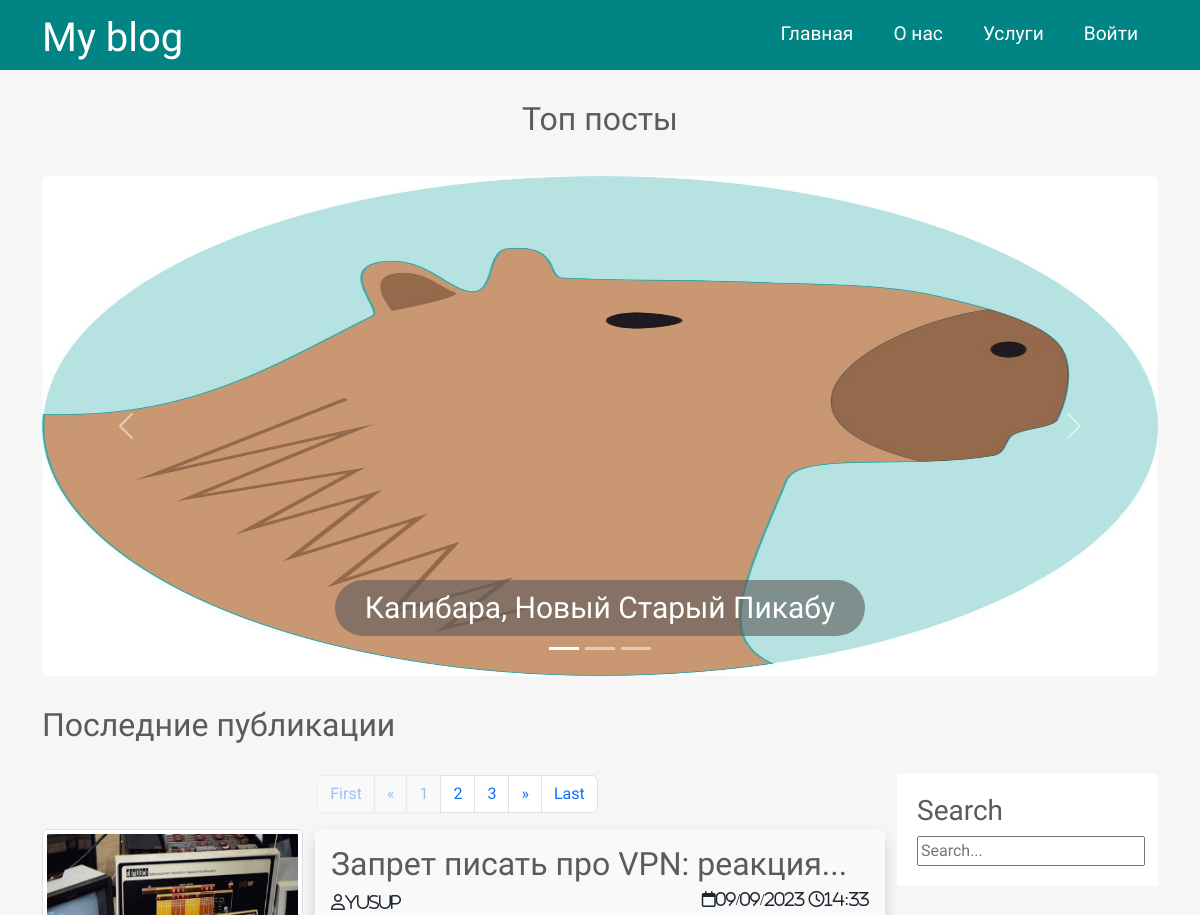
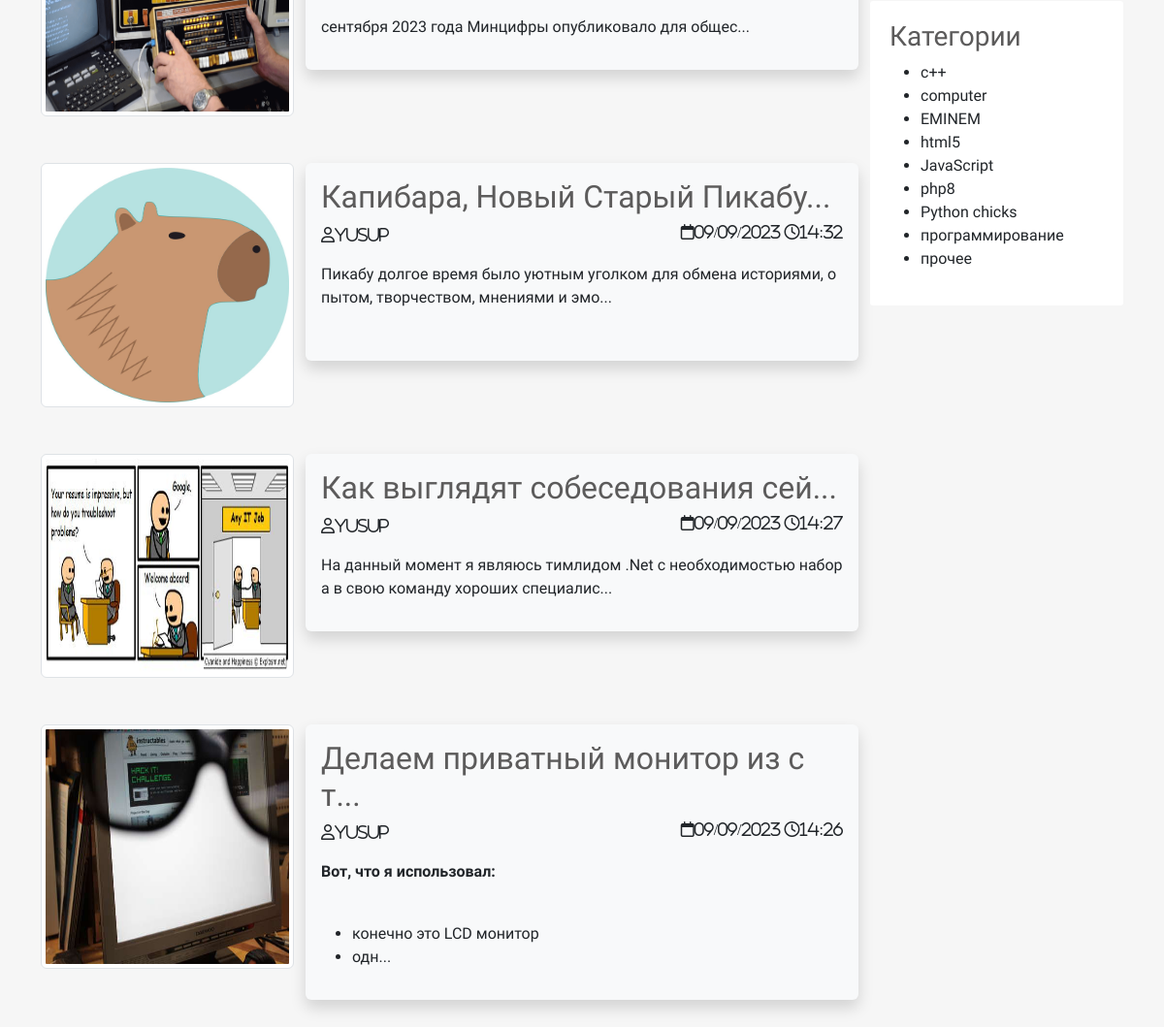
The page / on the database its author committed (2 pictures, top to bottom).
### tables this page shows
CREATE TABLE `posts` (
  `id` int NOT NULL,
  `id_user` int NOT NULL,
  `title` varchar(250) NOT NULL,
  `img` varchar(255) NOT NULL,
  `content` text NOT NULL,
  `status` tinyint NOT NULL,
  `id_topic` int DEFAULT NULL,
  `views` int NOT NULL DEFAULT '0',
  `created_date` datetime NOT NULL DEFAULT CURRENT_TIMESTAMP
);

CREATE TABLE `users` (
  `id` int NOT NULL,
  `admin` tinyint NOT NULL DEFAULT '0',
  `user_name` varchar(255) NOT NULL,
  `email` varchar(255) NOT NULL,
  `password` varchar(255) NOT NULL,
  `created` timestamp NOT NULL DEFAULT CURRENT_TIMESTAMP
);

CREATE TABLE `topics` (
  `id` int NOT NULL,
  `name` varchar(120) NOT NULL
);

### app/database/db.php (called while the page is built, shortened)
<?php
include 'connect.php';
function db_check_error($query)
{
    $error_info = $query->errorInfo();
    return true;
}
function select_all($table, $params = [])
{
    global $pdo;
    $sql = "SELECT * FROM $table";
    $query = $pdo->prepare($sql);
    $query->execute();
    return $query->fetchAll();
}
function select_top($table, $field, $limit)
{
    global $pdo;
    $sql = "SELECT * FROM $table ORDER BY $field DESC LIMIT $limit";
    $query = $pdo->prepare($sql);
    $query->execute();
    return $query->fetchAll();
}
function select_publisheds_from_posts_with_author($limit, $offset)
{
    global $pdo;
    $sql = "
    SELECT
     t1.*,
     t2.user_name
    FROM posts AS t1 JOIN users AS t2 ON t1.id_user = t2.id
    WHERE t1.status = 1 ORDER BY t1.created_date DESC LIMIT $limit OFFSET $offset";
    $query = $pdo->prepare($sql);
    $query->execute();
    return $query->fetchAll();
}
function count_row($table){
    global $pdo;
    $sql = "SELECT COUNT(*) FROM $table WHERE status = 1";
    $query = $pdo->prepare($sql);
    $query->execute();
    return $query->fetchColumn();
}

### app/controllers/topics.php (called while the page is built, shortened)
<?php
include "$_SERVER[DOCUMENT_ROOT]/bookproject/app/database/db.php";
$topics = select_all('topics');
?>

### index.php (the view, shortened to what this page needs)
<?php
include "$_SERVER[DOCUMENT_ROOT]/bookproject/app/controllers/topics.php";
$page= isset($_GET['page']) ? $_GET['page'] : 1;
$limit = 4;
$offset = $limit * ($page - 1);
$total_pages = ceil(count_row('posts') / $limit);
$posts = select_publisheds_from_posts_with_author($limit, $offset);
$top_posts = select_top('posts', 'views', 3);
?>
<!DOCTYPE html>
<html lang="en">
<head>
  <link href="https://cdn.jsdelivr.net/npm/bootstrap@5.3.0/dist/css/bootstrap.min.css" rel="stylesheet" />
  <link rel="stylesheet" href="./css/style.css" />
</head>
<body>
  <?php
  include "./app/includes/header.php";
  ?>
  <div class="container">
    <div class="row">
      <h2 class="slider_title">Топ посты</h2>
    </div>
    <div id="carouselExampleCaptions" class="carousel slide">
      <div class="carousel-indicators">
        <button type="button" data-bs-target="#carouselExampleCaptions" data-bs-slide-to="0" class="active" aria-current="true" aria-label="Slide 1"></button>
        <button type="button" data-bs-target="#carouselExampleCaptions" data-bs-slide-to="1" aria-label="Slide 2"></button>
        <button type="button" data-bs-target="#carouselExampleCaptions" data-bs-slide-to="2" aria-label="Slide 3"></button>
      </div>
      <div class="carousel-inner">
        <?php foreach ($top_posts as $key => $value) : ?>
          <div class="carousel-item <?= !$key ? "active" : '' ?>">
            <img src="<?= BASE_URL ?>images/posts/<?= $value['img'] ?>" class="d-block w-100 slider_image" alt="..." />
            <div class="carousel-caption d-none d-md-block">
              <h5><a href="<?= BASE_URL . 'single.php?post_id=' . $value['id'] ?>"><?= $value['title'] ?></a></h5>
            </div>
          </div>
        <?php endforeach; ?>
      </div>
      <button class="carousel-control-prev" type="button" data-bs-target="#carouselExampleCaptions" data-bs-slide="prev">
        <span class="carousel-control-prev-icon" aria-hidden="true"></span>
      </button>
      <button class="carousel-control-next" type="button" data-bs-target="#carouselExampleCaptions" data-bs-slide="next">
        <span class="carousel-control-next-icon" aria-hidden="true"></span>
      </button>
    </div>
  </div>
  <div class="container">
    <div class="content row">
      <div class="main-content col-md-9">
        <h2 class="last_publications">Последние публикации</h2>
        <?php include("app/includes/pagination.php");?>
        <?php foreach ($posts as $key => $value) : ?>
          <div class="post row">
            <div class="img col-12 col-md-4">
              <img class="post_image img-thumbnail  mx-auto d-block" src="<?= BASE_URL ?>images/posts/<?= $value['img'] ?>" alt="<?= $value['img'] ?>" />
            </div>
            <div class="post_text col-12 col-md-8 shadow p-3 mb-5 bg-body-tertiary rounded">
              <h2>
                <a class="title_of_post" href="<?= BASE_URL . 'single.php?post_id=' . $value['id'] ?>">
                  <?= mb_substr($value['title'], 0, 30,'UTF-8');
                  if (strlen($value['title']) > 30) echo "..."; ?>
                </a>
              </h2>
              <i class="far fa-user"><?= $value['user_name'] ?></i>
              <?php
              $myDateTime = DateTime::createFromFormat('Y-m-d H:i:s', $value['created_date']);
              $newDateString = $myDateTime->format("d/m/Y H:i");
              $date_time = str_replace(" ", " <i class='fa-regular fa-clock'></i>", $newDateString);
              ?>
              <i class="far fa-calendar"><?= $date_time;  ?></i>
              <p class="preview-text">
                <?= mb_substr($value['content'], 0, 100, 'UTF-8');
                if (strlen($value['content']) > 100) echo "..."; ?>
              </p>
            </div>
          </div>
        <?php endforeach; ?>
      </div>
      <div class="sidebar col-md-3 col-12">
        <div class="section search">
          <h3>Search</h3>
          <form action="search.php" method="post">
            <input class="text_input" type="text" name="search_str" placeholder="Search...">
          </form>
        </div>
        <div class="section topics">
          <h3>Категории</h3>
          <ul>
            <?php foreach ($topics as $key => $value) : ?>
              <li><a href="<?= BASE_URL . 'category.php?topic_id=' . $value['id'] ?>"><?= $value['name'] ?></a></li>
            <?php endforeach; ?>
          </ul>
        </div>
      </div>
    </div>
  </div>
</body>
</html>

### app/includes/header.php
<header class="container-fluid">
    <div class="container">
        <div class="row">
            <div class="col-4">
                <h1>
                    <a href="<?php echo BASE_URL; ?>"> My blog </a>
                </h1>
            </div>
            <nav class="col-8">
                <ul>
                    <li><a href="<?php echo BASE_URL; ?>">Главная</a></li>
                    <li><a href="<?php echo BASE_URL; ?>">О нас</a></li>
                    <li><a href="<?php echo BASE_URL; ?>">Услуги</a></li>
                    <li>
                        <?php if (isset($_SESSION['id'])) : ?>
                            <a href="#">
                                <i class="fa-solid fa-user"></i>
                                <?php echo $_SESSION['login']  ?>
                            </a>
                            <ul>
                                <?php if ($_SESSION['admin'] == 1) : ?>
                                    <li><a href="<?=BASE_URL?>admin/posts/index.php">Админ панель</a></li>
                                <?php endif; ?>
                                <li><a href="<?php echo BASE_URL . 'logout.php';?>">Выход</a></li>
                            </ul>
                        <?php else : ?>
                            <a href="<?php echo BASE_URL . 'log.php';?>">
                                Войти
                            </a>
                        <?php endif; ?>
                    </li>
                </ul>
            </nav>
        </div>
    </div>
</header>

### app/includes/pagination.php
<nav aria-label="Page navigation example ">
    <ul class="pagination w-100 d-flex justify-content-center">
        <li class="page-item" <?php if ($page == 1) echo "style='pointer-events:none; opacity:0.4'; "; ?>><a class="page-link" href="?page=1">First</a></li>
        <li class="page-item" <?php if ($page == 1) echo "style='pointer-events:none; opacity:0.4'; "; ?>>
            <a class="page-link" href="?page=<?= $page - 1 ?>" aria-label="Previous">
                <span aria-hidden="true">&laquo;</span>
            </a>
        </li>
        <?php for ($i = 1; $i <= $total_pages; $i++) : ?>
            <li <?php if ($page == $i) echo "style='pointer-events:none; opacity:0.4'; "; ?> class="page-item"><a class="page-link" href="?page=<?= $i ?>"><?= $i ?></a></li>
        <?php endfor; ?>
        <li class="page-item" <?php if ($page == $total_pages) echo "style='pointer-events:none; opacity:0.4'; "; ?>>
            <a class="page-link" href="?page=<?= $page + 1 ?>" aria-label="Next">
                <span aria-hidden="true">&raquo;</span>
            </a>
        </li>
        <li class="page-item" <?php if ($page == $total_pages) echo "style='pointer-events:none; opacity:0.4'; "; ?>><a class="page-link" href="?page=<?= $total_pages ?>">Last</a></li>
    </ul>
</nav>

### css/style.css (style rules this page uses)
* { font-family: 'Balsamiq Sans', cursive; font-family: 'Comfortaa', cursive; }
html, h1, h2, h3, h4, h5, h6 { color: #5c5b5b; }
body { background-color: #f6f6f6; }
a { text-decoration: none; color: inherit; }
img { image-rendering: optimizeQuality }
header { background-color: #008484; height: 70px; }
header * { color: white; }
header h1 { margin-top: 14px; }
header ul { margin: 0; padding: 0; list-style-type: none; float: right; }
header ul li { float: left; }
header ul li a { display: block; font-size: 1.2rem; padding: 20px; }
.carousel-item img { height: 500px; }
.slider_title { text-align: center; padding: 30px; }
#carouselExampleCaptions h5 { background-color: #5c5b5b9d; color: white; font-size: 30px; padding: 10px 30px; width: fit-content; margin: 0 auto; border-radius: 30px; }
.carousel-inner { border-radius: 5px; }
.main-content .last_publications { margin: 30px 0; }
.main-content .post { margin-bottom: 3em; }
.main-content .post_text { background-color: white; padding: 8px; border-radius: 3px; }
.search { margin-top: 98px; }
.sidebar .section { background-color: white; padding: 20px; border-radius: 3px; margin-bottom: 30px; }
.post_image { width: 100%; max-height: 252px; height: 100%; }
.title_of_post { word-break: break-all; }
.fa-calendar { float: right; }
.post p { word-break: break-all; }

### rows shown on the page
posts: img (picture), title "Капибара, Новый Старый Пикабу", id_user.user_name "yusup", created_date "09/09/2023 14:32", content "Пикабу долгое время было уютным уголком для обмена историями, опытом, творчеством, мнениями и эмо"
posts: img (picture), title "Запрет писать про VPN: реакция", id_user.user_name "yusup", created_date "09/09/2023 14:33", content "сентября 2023 года Минцифры опубликовало для общес"
posts: img (picture), title "Как выглядят собеседования сей", id_user.user_name "yusup", created_date "09/09/2023 14:27", content "На данный момент я являюсь тимлидом .Net с необходимостью набора в свою команду хороших специалис"
posts: img (picture), title "Делаем приватный монитор из ст", id_user.user_name "yusup", created_date "09/09/2023 14:26", content "Вот, что я использовал: конечно это LCD монитор одн"
topics: name "c++"
topics: name "computer"
topics: name "EMINEM"
topics: name "html5"
topics: name "JavaScript"
topics: name "php8"
topics: name "Python chicks"
topics: name "программирование"
topics: name "прочее"
